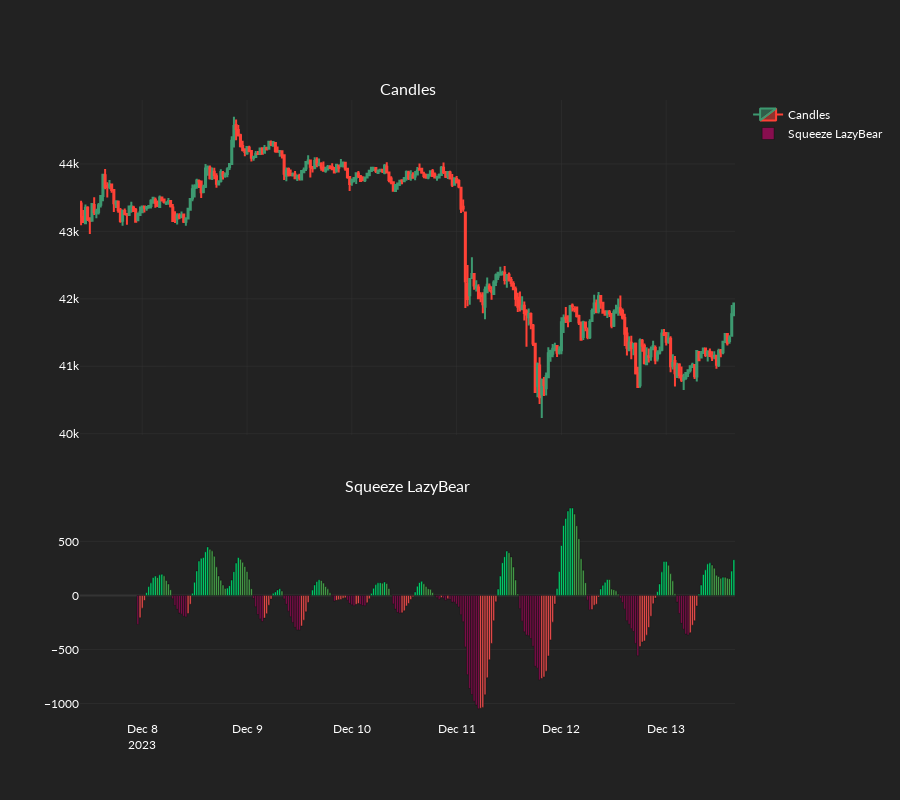

Write notebook code for a chart like this one.
### Code cell
plot_squeeze_mom_lazybear(
    candles=candles,
    indicator=sm_hist,
)

### Figure 1 — Plotly figure (JSON) as saved in the notebook; plotly's stock layout.template omitted (floating-point values rounded to 4 significant figures; data arrays with more than 128 entries replaced by an {"elided": "..."} marker saying what was removed)
{"data": [{"close": {"elided": "300 float values"}, "high": {"elided": "300 float values"}, "low": {"elided": "300 float values"}, "name": "Candles", "open": {"elided": "300 float values"}, "type": "candlestick", "x": {"elided": "300 str values"}, "xaxis": "x", "yaxis": "y"}, {"marker": {"color": {"elided": "300 str values"}}, "name": "Squeeze LazyBear", "type": "bar", "x": {"elided": "300 str values"}, "xaxis": "x2", "y": {"elided": "300 float values"}, "yaxis": "y2"}], "layout": {"annotations": [{"font": {"size": 16}, "showarrow": false, "text": "Candles", "x": 0.5, "xanchor": "center", "xref": "paper", "y": 1, "yanchor": "bottom", "yref": "paper"}, {"font": {"size": 16}, "showarrow": false, "text": "Squeeze LazyBear", "x": 0.5, "xanchor": "center", "xref": "paper", "y": 0.36, "yanchor": "bottom", "yref": "paper"}], "height": 800, "xaxis": {"anchor": "y", "domain": [0, 1], "matches": "x2", "rangeslider": {"visible": false}, "showticklabels": false}, "xaxis2": {"anchor": "y2", "domain": [0, 1]}, "yaxis": {"anchor": "x", "domain": [0.46, 1]}, "yaxis2": {"anchor": "x2", "domain": [0, 0.36]}}}
